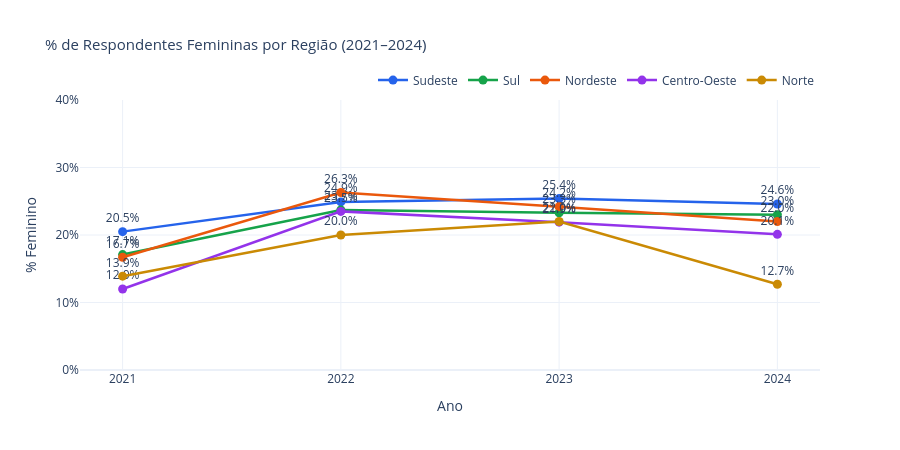

The notebook cell saved with this chart:
### Markdown cell above
---
## G-R1 — Representatividade Feminina por Região e Ano
> % de respondentes femininas em cada região ao longo dos 4 anos.

### Code cell
fig = go.Figure()

for regiao in REGIOES:
    pcts = []
    for ano in ANOS:
        sub = df_reg[(df_reg['regiao'] == regiao) & (df_reg['ano_pesquisa'] == ano)]
        if sub.empty:
            pcts.append(None)
            continue
        ct = sub['genero'].value_counts()
        fem = ct.get('Feminino', 0)
        total = ct.get('Feminino', 0) + ct.get('Masculino', 0)
        pcts.append(round(fem / total * 100, 1) if total > 0 else None)

    fig.add_trace(go.Scatter(
        x=ANOS, y=pcts,
        mode='lines+markers+text',
        name=regiao,
        line=dict(color=CORES_REGIAO[regiao], width=2.5),
        marker=dict(size=9),
        text=[f'{v}%' if v else '' for v in pcts],
        textposition='top center',
    ))

fig = layout_padrao(fig, '% de Respondentes Femininas por Região (2021–2024)', height=450)
fig.update_yaxes(ticksuffix='%', range=[0, 40], title_text='% Feminino')
fig.update_xaxes(title_text='Ano')
fig.show()

### Figure 1 — Plotly figure (JSON) as saved in the notebook; plotly's stock layout.template omitted (floating-point values rounded to 4 significant figures)
{"data": [{"line": {"color": "#2563EB", "width": 2.5}, "marker": {"size": 9}, "mode": "lines+markers+text", "name": "Sudeste", "text": ["20.5%", "24.9%", "25.4%", "24.6%"], "textposition": "top center", "type": "scatter", "x": ["2021", "2022", "2023", "2024"], "y": [20.5, 24.9, 25.4, 24.6]}, {"line": {"color": "#16A34A", "width": 2.5}, "marker": {"size": 9}, "mode": "lines+markers+text", "name": "Sul", "text": ["17.1%", "23.7%", "23.3%", "23.0%"], "textposition": "top center", "type": "scatter", "x": ["2021", "2022", "2023", "2024"], "y": [17.1, 23.7, 23.3, 23]}, {"line": {"color": "#EA580C", "width": 2.5}, "marker": {"size": 9}, "mode": "lines+markers+text", "name": "Nordeste", "text": ["16.7%", "26.3%", "24.2%", "22.0%"], "textposition": "top center", "type": "scatter", "x": ["2021", "2022", "2023", "2024"], "y": [16.7, 26.3, 24.2, 22]}, {"line": {"color": "#9333EA", "width": 2.5}, "marker": {"size": 9}, "mode": "lines+markers+text", "name": "Centro-Oeste", "text": ["12.0%", "23.5%", "21.9%", "20.1%"], "textposition": "top center", "type": "scatter", "x": ["2021", "2022", "2023", "2024"], "y": [12, 23.5, 21.9, 20.1]}, {"line": {"color": "#CA8A04", "width": 2.5}, "marker": {"size": 9}, "mode": "lines+markers+text", "name": "Norte", "text": ["13.9%", "20.0%", "22.0%", "12.7%"], "textposition": "top center", "type": "scatter", "x": ["2021", "2022", "2023", "2024"], "y": [13.9, 20, 22, 12.7]}], "layout": {"height": 450, "legend": {"orientation": "h", "x": 1, "xanchor": "right", "y": 1.02, "yanchor": "bottom"}, "title": {"font": {"size": 15}, "text": "% de Respondentes Femininas por Região (2021–2024)"}, "xaxis": {"title": {"text": "Ano"}}, "yaxis": {"range": [0, 40], "ticksuffix": "%", "title": {"text": "% Feminino"}}}}
